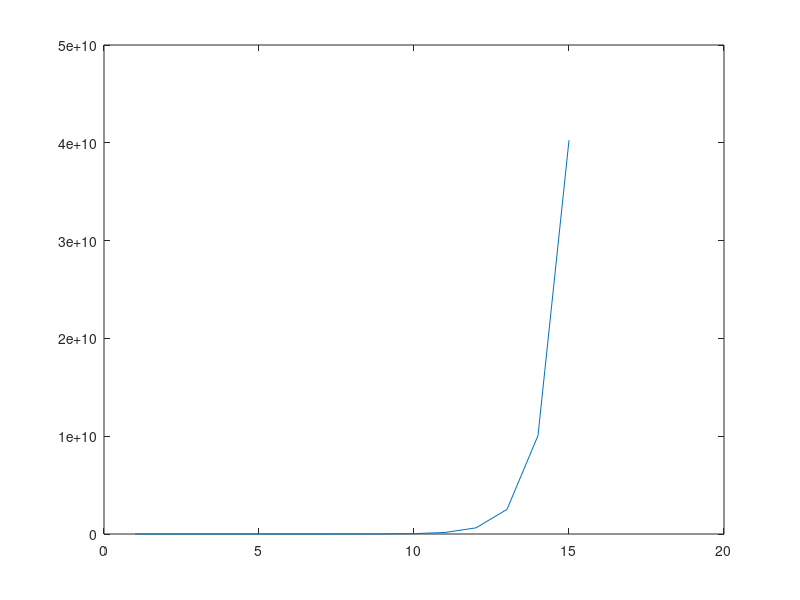

Write the MATLAB code that produced this figure.
%%%%%%%%%%%%%%%%%%%%%%%%%%%%%%%%%%%%%%%%%%%%%%%%%%%%%%
%Lezione 2
%%%%%%%%%%%%%%%%%%%%%%%%%%%%%%%%%%%%%%%%%%%%%%%%%%%%%%

%Ciclo for
% Un ciclo for assegna alla variabile k (contatore) i valori a, a + 1, . . . , b
%successivamente, e riesegue ogni volta le istruzioni comprese all%interno del
% ciclo.

%Esercizio
%Scrivere uno script che visualizza sullo schermo i quadrati di tutti i numeri
%da 1 a 20.
for i = 1:20
    i^2
end

%Esercizio
%Scrivere uno script che visualizza sullo schermo i quadrati di tutti i numeri
%dispari da 1 a 19
for i = 1:18
    (i+1)^2
end

%Esercizio
%Valore delle variabili alla fine dello script
a = 1;
b = 1
for k = 1:9
a = a + 2;
b = b + a
end

a, b


%Esercizio
%Scrivere uno script che calcola la somma degli elementi di un vettore dato
%(per esempio v = [12 3 9 -1 13 18 -5 7 82 9 0 15]):
v = [12 3 9 -1 13 18 -5 7 82 9 0 15];
c = sum(v)

%Esercizio
%Scrivere uno script che calcola la somma dei primi 100 quadrati
n = 100;
j = 0;
for i = 1:n
    j = j + i^2;
end
j

%Esercizio
%Scrivi un programma che calcola il prodotto dei primi 20 numeri interi
n = 20;
j = 1;
for i = 2:n
    j = j * i;
end
j

%Esercizio
%Una colonia di animali contiene inizialmente 2000 esemplari. Ogni anno, si
%aggiungono 1000 animali. Quanti animali conterrà la colonia dopo 15
%anni?
%Traccia anche un grafico dell’andamento della popolazione
n_animali = 2000;
n = 15;
x = [n, 1];
x(1) = 2000;
y = [n, 1];
y(1) = 1;
for i = 2:n
    n_animali = n_animali + 1000;
    x(i) = n_animali;
    y(i) = i;
end
plot(y, x)


%Esercizio
%Una colonia di animali contiene inizialmente 2 esemplari. Ogni anno, ogni
%animale produce due figli. Quanti animali conterrà la colonia dopo 15
%anni?
%Traccia anche un grafico dell%andamento della popolazione
n_animali = 2;
n = 15;
x = [n, 1];
x(1) = n_animali;
y = [n, 1];
y(1) = 1;
for i = 2:n
    n_animali = n_animali*2;
    x(i) = n_animali;
    y(i) = i;
end
%hold on
plot(y, x);


%Esercizio
%Una colonia di animali contiene inizialmente 200 esemplari. Ogni anno,
%ognuno di loro produce 3 figli, però c%è un predatore che mangia 150
%animali ogni anno. Quanti animali conterrà la colonia dopo 15 anni?
%Traccia anche un grafico dell'andamento della popolazione.
n_animali = 200;
n = 15;
x = [n, 1];
x(1) = n_animali;
y = [n, 1];
y(1) = 1;
for i = 2:n
    n_animali = n_animali + n_animali*3 - 150;
    x(i) = n_animali;
    y(i) = i;
end
animali_tot = x(n);
animali_tot
%hold on
plot(y, x);


%Esercizio
%Una popolazione di animali cresce in base a queste regole:
%All%anno 0, la popolazione è composta da 100 animali.
%Ogni anno, ognuno di essi produce 2 figli.
%180 individui all%anno muoiono (predatori, cause naturali...)
%Quanti animali ci sono dopo 15 anni?
n_animali = 100;
n = 15;
x = [n, 1];
x(1) = n_animali;
y = [n, 1];
y(1) = 1;
for i = 2:n
    n_animali = n_animali + n_animali*2 - 180;
    x(i) = n_animali;
    y(i) = i;
end
animali_tot = x(n);
animali_tot


%Esercizio
%Si dispone di una coppia di conigli appena nati (M+F).
%Dopo un mese, la coppia raggiunge l%età adulta, e dal secondo mese
%in poi ogni mese dà alla luce una nuova coppia di figli.
%Le coppie apena nate si comportano in modo analogo: dal secondo
%mese di vita in poi producono due figli al mese.
%Simulare l%andamento della popolazione per 15 mesi, memorizzando i
%numeri ottenuti in una matrice 15 × 2. Tracciare un grafico.

n_animali = 100;
n = 15;
x = [n, 1];
x(1) = n_animali;
y = [n, 1];
y(1) = 1;
for i = 2:n
    n_animali = n_animali + n_animali*2 - 180;
    x(i) = n_animali;
    y(i) = i;
end
animali_tot = x(n);
animali_tot


















